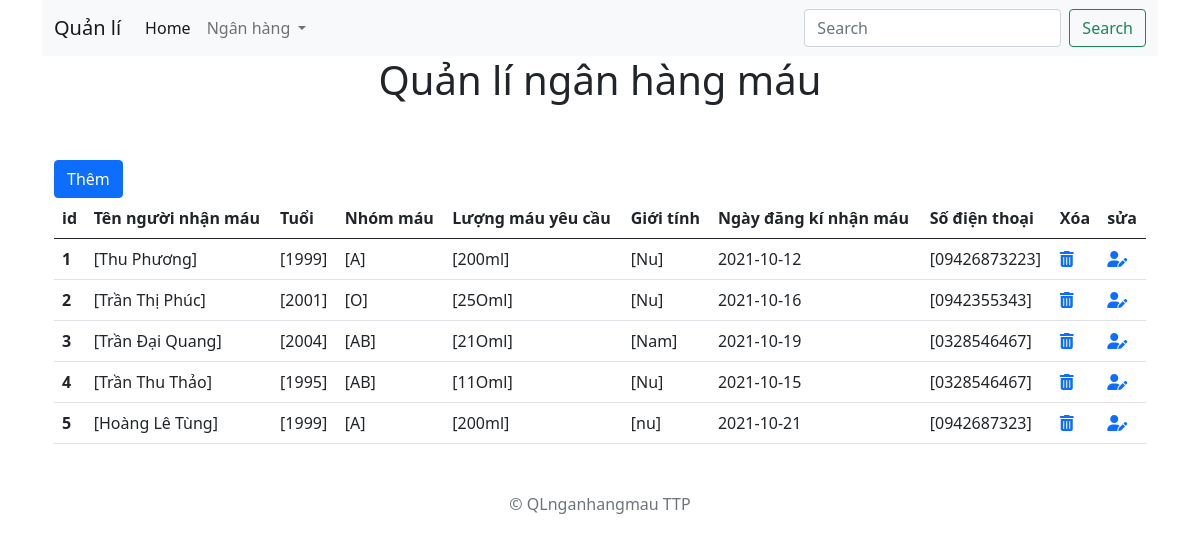
The page / on the database its author committed.
### tables this page shows
CREATE TABLE `blood_recipient` (
  `reci_id` int(10) NOT NULL,
  `reci_name` varchar(255) NOT NULL,
  `reci_age` varchar(11) NOT NULL,
  `reci_bgrp` varchar(10) NOT NULL,
  `reci_bqnty` varchar(25) NOT NULL,
  `reci_sex` varchar(25) NOT NULL,
  `reci_reg_date` date DEFAULT NULL,
  `reci_phno` varchar(25) NOT NULL
);

### index.php (the view)
<?php
include('header.php');
?>
<main>
    <div class="container">
    <div class="d-flex justify-content-center">
    <h1 class=" ">Quản lí ngân hàng máu</h1>
</div>
<div class="container mt-5">
    <a class="btn btn-primary" href="add.php">Thêm </a>
    <table class="table">
    <thead>
        <tr>
        <th scope="col">id</th>
        <th scope="col">Tên người nhận máu</th>
        <th scope="col">Tuổi</th>
        <th scope="col">Nhóm máu</th>
        <th scope="col">Lượng máu yêu cầu</th>
        <th scope="col">Giới tính</th>
        <th scope="col"> Ngày đăng kí nhận máu  </th>
        <th scope="col">Số điện thoại</th>
        <th scope="col">Xóa</th>
        <th scope="col">sửa</th>
        </tr>
    </thead>
    <tbody>
        <?php
            include('config/config.php');
            $sql = "select * from blood_recipient";
            $result = mysqli_query($conn, $sql);
            $i = 0;
            if(mysqli_num_rows($result)>0){
                while($row = mysqli_fetch_assoc($result)){
                    $i++;
                    $name = $row['reci_name'];
                    $age = $row['reci_age'];
                    $bgrp = $row['reci_bgrp'];
                    $bqnty = $row['reci_bqnty'];
                    $sex = $row['reci_sex'];
                    $date = $row['reci_reg_date'];
                    $phno = $row['reci_phno'];?>
                    <tr>
                        <th scope="row"><?php echo $i ?></th>
                        <td><?php echo $name ?></td>
                        <td><?php echo $age ?></td>
                        <td><?php echo $bgrp ?></td>
                        <td><?php echo $bqnty ?></td>
                        <td><?php echo $sex ?></td>
                        <td><?php echo $date ?></td>
                        <td><?php echo $phno ?></td>
                        <td><a href="delete.php"><i class="fas fa-trash-alt"></i></a></td>
                        <td><a href="edit.php"><i class="fas fa-user-edit"></i></a></td>
                    </tr>
                    <?php
                }
            }
        ?>
    </tbody>
    </table>
</div>
    </div>
</main>
<?php
include('footer.php');
?>

### header.php (shortened to what this page needs)
<!doctype html>
<html lang="en">
<head>
    <link href="https://cdn.jsdelivr.net/npm/bootstrap@5.0.2/dist/css/bootstrap.min.css" rel="stylesheet"
>
    <link rel="stylesheet" href="https://cdnjs.cloudflare.com/ajax/libs/font-awesome/6.0.0-beta2/css/all.min.css">
</head>
<body>
    <div class="container">
        <nav class="navbar navbar-expand-lg navbar-light bg-light">
            <div class="container-fluid">
                <a class="navbar-brand" href="#">Quản lí </a>
                <div class="collapse navbar-collapse" id="navbarSupportedContent">
                    <ul class="navbar-nav me-auto mb-2 mb-lg-0">
                        <li class="nav-item">
                            <a class="nav-link active" aria-current="page" href="#">Home</a>
                        </li>
                        <li class="nav-item dropdown">
                            <a class="nav-link dropdown-toggle" href="#" id="navbarDropdown" role="button"
                                data-bs-toggle="dropdown" aria-expanded="false">
                               Ngân hàng
                            </a>
                        </li>
                    </ul>
                    <form class="d-flex">
                        <input class="form-control me-2" type="search" placeholder="Search" aria-label="Search">
                        <button class="btn btn-outline-success" type="submit">Search</button>
                    </form>
                </div>
            </div>
        </nav>
    </div>
</body>
</html>

### footer.php
<footer class="text-center"><p class="mt-5 mb-3 text-muted">© QLnganhangmau TTP</p></footer>
</body>
</html>

### rows shown on the page
blood_recipient: reci_name "[Thu Phương]", reci_age "[1999]", reci_bgrp "[A]", reci_bqnty "[200ml]", reci_sex "[Nu]", reci_reg_date "2021-10-12", reci_phno "[09426873223]"
blood_recipient: reci_name "[Trần Thị Phúc]", reci_age "[2001]", reci_bgrp "[O]", reci_bqnty "[25Oml]", reci_sex "[Nu]", reci_reg_date "2021-10-16", reci_phno "[0942355343]"
blood_recipient: reci_name "[Trần Đại Quang]", reci_age "[2004]", reci_bgrp "[AB]", reci_bqnty "[21Oml]", reci_sex "[Nam]", reci_reg_date "2021-10-19", reci_phno "[0328546467]"
blood_recipient: reci_name "[Trần Thu Thảo]", reci_age "[1995]", reci_bgrp "[AB]", reci_bqnty "[11Oml]", reci_sex "[Nu]", reci_reg_date "2021-10-15", reci_phno "[0328546467]"
blood_recipient: reci_name "[Hoàng Lê Tùng]", reci_age "[1999]", reci_bgrp "[A]", reci_bqnty "[200ml]", reci_sex "[nu]", reci_reg_date "2021-10-21", reci_phno "[0942687323]"
